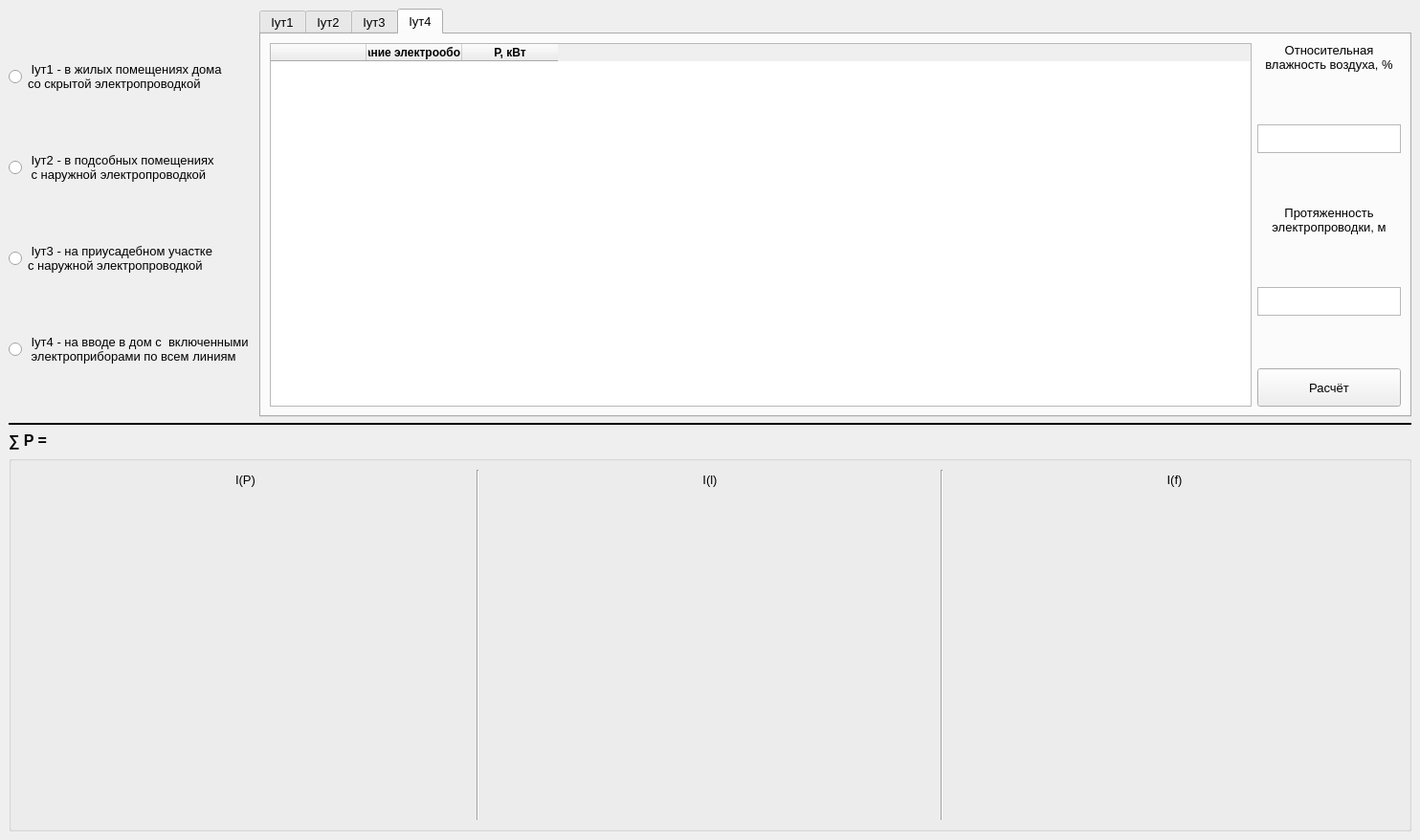
<?xml version="1.0" encoding="UTF-8"?>
<ui version="4.0">
 <class>MainWindow</class>
 <widget class="QMainWindow" name="MainWindow">
  <property name="geometry">
   <rect>
    <x>0</x>
    <y>0</y>
    <width>1484</width>
    <height>878</height>
   </rect>
  </property>
  <property name="font">
   <font>
    <pointsize>10</pointsize>
   </font>
  </property>
  <property name="windowTitle">
   <string>Расчёт токов утечки</string>
  </property>
  <widget class="QWidget" name="centralwidget">
   <layout class="QVBoxLayout" name="verticalLayout_5">
    <item>
     <layout class="QHBoxLayout" name="horizontalLayout_3">
      <item>
       <layout class="QVBoxLayout" name="verticalLayout_2">
        <item>
         <widget class="QRadioButton" name="i1radio">
          <property name="text">
           <string> Iут1 - в жилых помещениях дома 
со скрытой электропроводкой</string>
          </property>
         </widget>
        </item>
        <item>
         <widget class="QRadioButton" name="i2radio">
          <property name="text">
           <string> Iут2 - в подсобных помещениях
 с наружной электропроводкой</string>
          </property>
         </widget>
        </item>
        <item>
         <widget class="QRadioButton" name="i3radio">
          <property name="text">
           <string> Iут3 - на приусадебном участке 
с наружной электропроводкой</string>
          </property>
         </widget>
        </item>
        <item>
         <widget class="QRadioButton" name="i4radio">
          <property name="text">
           <string> Iут4 - на вводе в дом с  включенными 
 электроприборами по всем линиям</string>
          </property>
         </widget>
        </item>
       </layout>
      </item>
      <item>
       <widget class="QTabWidget" name="tabWidget">
        <property name="currentIndex">
         <number>3</number>
        </property>
        <widget class="QWidget" name="tab1">
         <attribute name="title">
          <string>Iут1</string>
         </attribute>
         <layout class="QHBoxLayout" name="horizontalLayout_6">
          <item>
           <layout class="QVBoxLayout" name="verticalLayout">
            <item>
             <widget class="QTableWidget" name="tableWidget1">
              <property name="sizePolicy">
               <sizepolicy hsizetype="Preferred" vsizetype="MinimumExpanding">
                <horstretch>0</horstretch>
                <verstretch>0</verstretch>
               </sizepolicy>
              </property>
              <property name="minimumSize">
               <size>
                <width>0</width>
                <height>100</height>
               </size>
              </property>
              <property name="maximumSize">
               <size>
                <width>16777215</width>
                <height>16777215</height>
               </size>
              </property>
              <property name="baseSize">
               <size>
                <width>0</width>
                <height>100</height>
               </size>
              </property>
              <property name="lineWidth">
               <number>5</number>
              </property>
              <property name="midLineWidth">
               <number>1</number>
              </property>
              <property name="sizeAdjustPolicy">
               <enum>QAbstractScrollArea::AdjustToContentsOnFirstShow</enum>
              </property>
              <property name="rowCount">
               <number>0</number>
              </property>
              <property name="columnCount">
               <number>3</number>
              </property>
              <attribute name="horizontalHeaderStretchLastSection">
               <bool>false</bool>
              </attribute>
              <attribute name="verticalHeaderStretchLastSection">
               <bool>false</bool>
              </attribute>
              <column>
               <property name="text">
                <string/>
               </property>
              </column>
              <column>
               <property name="text">
                <string>Наименование электрооборудования</string>
               </property>
               <property name="font">
                <font>
                 <weight>75</weight>
                 <bold>true</bold>
                </font>
               </property>
              </column>
              <column>
               <property name="text">
                <string>P, кВт</string>
               </property>
               <property name="font">
                <font>
                 <weight>75</weight>
                 <bold>true</bold>
                </font>
               </property>
              </column>
             </widget>
            </item>
           </layout>
          </item>
          <item>
           <layout class="QVBoxLayout" name="verticalLayout_3">
            <item>
             <widget class="QLabel" name="label_4">
              <property name="maximumSize">
               <size>
                <width>150</width>
                <height>16777215</height>
               </size>
              </property>
              <property name="text">
               <string>Относительная влажность воздуха, %</string>
              </property>
              <property name="textFormat">
               <enum>Qt::AutoText</enum>
              </property>
              <property name="scaledContents">
               <bool>false</bool>
              </property>
              <property name="alignment">
               <set>Qt::AlignCenter</set>
              </property>
              <property name="wordWrap">
               <bool>true</bool>
              </property>
              <property name="margin">
               <number>1</number>
              </property>
             </widget>
            </item>
            <item>
             <spacer name="verticalSpacer_2">
              <property name="orientation">
               <enum>Qt::Vertical</enum>
              </property>
              <property name="sizeHint" stdset="0">
               <size>
                <width>20</width>
                <height>13</height>
               </size>
              </property>
             </spacer>
            </item>
            <item>
             <widget class="QTextEdit" name="relHumidity1">
              <property name="sizePolicy">
               <sizepolicy hsizetype="Fixed" vsizetype="Expanding">
                <horstretch>0</horstretch>
                <verstretch>0</verstretch>
               </sizepolicy>
              </property>
              <property name="maximumSize">
               <size>
                <width>150</width>
                <height>30</height>
               </size>
              </property>
             </widget>
            </item>
            <item>
             <spacer name="verticalSpacer">
              <property name="orientation">
               <enum>Qt::Vertical</enum>
              </property>
              <property name="sizeHint" stdset="0">
               <size>
                <width>20</width>
                <height>13</height>
               </size>
              </property>
             </spacer>
            </item>
            <item>
             <widget class="QLabel" name="label_8">
              <property name="maximumSize">
               <size>
                <width>150</width>
                <height>16777215</height>
               </size>
              </property>
              <property name="text">
               <string>Протяженность электропроводки, м</string>
              </property>
              <property name="textFormat">
               <enum>Qt::AutoText</enum>
              </property>
              <property name="scaledContents">
               <bool>false</bool>
              </property>
              <property name="alignment">
               <set>Qt::AlignCenter</set>
              </property>
              <property name="wordWrap">
               <bool>true</bool>
              </property>
              <property name="margin">
               <number>1</number>
              </property>
             </widget>
            </item>
            <item>
             <spacer name="verticalSpacer_3">
              <property name="orientation">
               <enum>Qt::Vertical</enum>
              </property>
              <property name="sizeHint" stdset="0">
               <size>
                <width>20</width>
                <height>13</height>
               </size>
              </property>
             </spacer>
            </item>
            <item>
             <widget class="QTextEdit" name="length">
              <property name="sizePolicy">
               <sizepolicy hsizetype="Fixed" vsizetype="Expanding">
                <horstretch>0</horstretch>
                <verstretch>0</verstretch>
               </sizepolicy>
              </property>
              <property name="maximumSize">
               <size>
                <width>150</width>
                <height>30</height>
               </size>
              </property>
             </widget>
            </item>
            <item>
             <spacer name="verticalSpacer_4">
              <property name="orientation">
               <enum>Qt::Vertical</enum>
              </property>
              <property name="sizeHint" stdset="0">
               <size>
                <width>20</width>
                <height>13</height>
               </size>
              </property>
             </spacer>
            </item>
            <item>
             <widget class="QPushButton" name="pushButton1">
              <property name="minimumSize">
               <size>
                <width>0</width>
                <height>40</height>
               </size>
              </property>
              <property name="maximumSize">
               <size>
                <width>150</width>
                <height>16777215</height>
               </size>
              </property>
              <property name="text">
               <string>Расчёт</string>
              </property>
             </widget>
            </item>
           </layout>
          </item>
         </layout>
        </widget>
        <widget class="QWidget" name="tab2">
         <attribute name="title">
          <string>Iут2</string>
         </attribute>
         <layout class="QHBoxLayout" name="horizontalLayout_5">
          <item>
           <layout class="QVBoxLayout" name="verticalLayout_11">
            <item>
             <widget class="QTableWidget" name="tableWidget2">
              <property name="sizePolicy">
               <sizepolicy hsizetype="Preferred" vsizetype="MinimumExpanding">
                <horstretch>0</horstretch>
                <verstretch>0</verstretch>
               </sizepolicy>
              </property>
              <property name="minimumSize">
               <size>
                <width>0</width>
                <height>100</height>
               </size>
              </property>
              <property name="maximumSize">
               <size>
                <width>16777215</width>
                <height>16777215</height>
               </size>
              </property>
              <property name="baseSize">
               <size>
                <width>0</width>
                <height>100</height>
               </size>
              </property>
              <property name="lineWidth">
               <number>5</number>
              </property>
              <property name="midLineWidth">
               <number>1</number>
              </property>
              <property name="sizeAdjustPolicy">
               <enum>QAbstractScrollArea::AdjustToContentsOnFirstShow</enum>
              </property>
              <property name="rowCount">
               <number>0</number>
              </property>
              <property name="columnCount">
               <number>3</number>
              </property>
              <attribute name="horizontalHeaderStretchLastSection">
               <bool>false</bool>
              </attribute>
              <attribute name="verticalHeaderStretchLastSection">
               <bool>false</bool>
              </attribute>
              <column>
               <property name="text">
                <string/>
               </property>
              </column>
              <column>
               <property name="text">
                <string>Наименование электрооборудования</string>
               </property>
               <property name="font">
                <font>
                 <weight>75</weight>
                 <bold>true</bold>
                </font>
               </property>
              </column>
              <column>
               <property name="text">
                <string>P, кВт</string>
               </property>
               <property name="font">
                <font>
                 <weight>75</weight>
                 <bold>true</bold>
                </font>
               </property>
              </column>
             </widget>
            </item>
           </layout>
          </item>
          <item>
           <layout class="QVBoxLayout" name="verticalLayout_12">
            <item>
             <widget class="QLabel" name="label_11">
              <property name="maximumSize">
               <size>
                <width>150</width>
                <height>16777215</height>
               </size>
              </property>
              <property name="text">
               <string>Относительная влажность воздуха, %</string>
              </property>
              <property name="textFormat">
               <enum>Qt::AutoText</enum>
              </property>
              <property name="scaledContents">
               <bool>false</bool>
              </property>
              <property name="alignment">
               <set>Qt::AlignCenter</set>
              </property>
              <property name="wordWrap">
               <bool>true</bool>
              </property>
              <property name="margin">
               <number>1</number>
              </property>
             </widget>
            </item>
            <item>
             <spacer name="verticalSpacer_9">
              <property name="orientation">
               <enum>Qt::Vertical</enum>
              </property>
              <property name="sizeHint" stdset="0">
               <size>
                <width>20</width>
                <height>13</height>
               </size>
              </property>
             </spacer>
            </item>
            <item>
             <widget class="QTextEdit" name="relHumidity2">
              <property name="sizePolicy">
               <sizepolicy hsizetype="Fixed" vsizetype="Expanding">
                <horstretch>0</horstretch>
                <verstretch>0</verstretch>
               </sizepolicy>
              </property>
              <property name="maximumSize">
               <size>
                <width>150</width>
                <height>30</height>
               </size>
              </property>
             </widget>
            </item>
            <item>
             <spacer name="verticalSpacer_10">
              <property name="orientation">
               <enum>Qt::Vertical</enum>
              </property>
              <property name="sizeHint" stdset="0">
               <size>
                <width>20</width>
                <height>13</height>
               </size>
              </property>
             </spacer>
            </item>
            <item>
             <widget class="QLabel" name="label_12">
              <property name="maximumSize">
               <size>
                <width>150</width>
                <height>16777215</height>
               </size>
              </property>
              <property name="text">
               <string>Протяженность электропроводки, м</string>
              </property>
              <property name="textFormat">
               <enum>Qt::AutoText</enum>
              </property>
              <property name="scaledContents">
               <bool>false</bool>
              </property>
              <property name="alignment">
               <set>Qt::AlignCenter</set>
              </property>
              <property name="wordWrap">
               <bool>true</bool>
              </property>
              <property name="margin">
               <number>1</number>
              </property>
             </widget>
            </item>
            <item>
             <spacer name="verticalSpacer_11">
              <property name="orientation">
               <enum>Qt::Vertical</enum>
              </property>
              <property name="sizeHint" stdset="0">
               <size>
                <width>20</width>
                <height>13</height>
               </size>
              </property>
             </spacer>
            </item>
            <item>
             <widget class="QTextEdit" name="length2">
              <property name="sizePolicy">
               <sizepolicy hsizetype="Fixed" vsizetype="Expanding">
                <horstretch>0</horstretch>
                <verstretch>0</verstretch>
               </sizepolicy>
              </property>
              <property name="maximumSize">
               <size>
                <width>150</width>
                <height>30</height>
               </size>
              </property>
             </widget>
            </item>
            <item>
             <spacer name="verticalSpacer_12">
              <property name="orientation">
               <enum>Qt::Vertical</enum>
              </property>
              <property name="sizeHint" stdset="0">
               <size>
                <width>20</width>
                <height>13</height>
               </size>
              </property>
             </spacer>
            </item>
            <item>
             <widget class="QPushButton" name="pushButton2">
              <property name="minimumSize">
               <size>
                <width>0</width>
                <height>40</height>
               </size>
              </property>
              <property name="maximumSize">
               <size>
                <width>150</width>
                <height>16777215</height>
               </size>
              </property>
              <property name="text">
               <string>Расчёт</string>
              </property>
             </widget>
            </item>
           </layout>
          </item>
         </layout>
        </widget>
        <widget class="QWidget" name="tab3">
         <attribute name="title">
          <string>Iут3</string>
         </attribute>
         <layout class="QHBoxLayout" name="horizontalLayout_4">
          <item>
           <layout class="QVBoxLayout" name="verticalLayout_14">
            <item>
             <widget class="QTableWidget" name="tableWidget3">
              <property name="sizePolicy">
               <sizepolicy hsizetype="Preferred" vsizetype="MinimumExpanding">
                <horstretch>0</horstretch>
                <verstretch>0</verstretch>
               </sizepolicy>
              </property>
              <property name="minimumSize">
               <size>
                <width>0</width>
                <height>100</height>
               </size>
              </property>
              <property name="maximumSize">
               <size>
                <width>16777215</width>
                <height>16777215</height>
               </size>
              </property>
              <property name="baseSize">
               <size>
                <width>0</width>
                <height>100</height>
               </size>
              </property>
              <property name="lineWidth">
               <number>5</number>
              </property>
              <property name="midLineWidth">
               <number>1</number>
              </property>
              <property name="sizeAdjustPolicy">
               <enum>QAbstractScrollArea::AdjustToContentsOnFirstShow</enum>
              </property>
              <property name="rowCount">
               <number>0</number>
              </property>
              <property name="columnCount">
               <number>3</number>
              </property>
              <attribute name="horizontalHeaderStretchLastSection">
               <bool>false</bool>
              </attribute>
              <attribute name="verticalHeaderStretchLastSection">
               <bool>false</bool>
              </attribute>
              <column>
               <property name="text">
                <string/>
               </property>
              </column>
              <column>
               <property name="text">
                <string>Наименование электрооборудования</string>
               </property>
               <property name="font">
                <font>
                 <weight>75</weight>
                 <bold>true</bold>
                </font>
               </property>
              </column>
              <column>
               <property name="text">
                <string>P, кВт</string>
               </property>
               <property name="font">
                <font>
                 <weight>75</weight>
                 <bold>true</bold>
                </font>
               </property>
              </column>
             </widget>
            </item>
           </layout>
          </item>
          <item>
           <layout class="QVBoxLayout" name="verticalLayout_13">
            <item>
             <widget class="QLabel" name="label_13">
              <property name="maximumSize">
               <size>
                <width>150</width>
                <height>16777215</height>
               </size>
              </property>
              <property name="text">
               <string>Относительная влажность воздуха, %</string>
              </property>
              <property name="textFormat">
               <enum>Qt::AutoText</enum>
              </property>
              <property name="scaledContents">
               <bool>false</bool>
              </property>
              <property name="alignment">
               <set>Qt::AlignCenter</set>
              </property>
              <property name="wordWrap">
               <bool>true</bool>
              </property>
              <property name="margin">
               <number>1</number>
              </property>
             </widget>
            </item>
            <item>
             <spacer name="verticalSpacer_13">
              <property name="orientation">
               <enum>Qt::Vertical</enum>
              </property>
              <property name="sizeHint" stdset="0">
               <size>
                <width>20</width>
                <height>13</height>
               </size>
              </property>
             </spacer>
            </item>
            <item>
             <widget class="QTextEdit" name="relHumidity3">
              <property name="sizePolicy">
               <sizepolicy hsizetype="Fixed" vsizetype="Expanding">
                <horstretch>0</horstretch>
                <verstretch>0</verstretch>
               </sizepolicy>
              </property>
              <property name="maximumSize">
               <size>
                <width>150</width>
                <height>30</height>
               </size>
              </property>
             </widget>
            </item>
            <item>
             <spacer name="verticalSpacer_14">
              <property name="orientation">
               <enum>Qt::Vertical</enum>
              </property>
              <property name="sizeHint" stdset="0">
               <size>
                <width>20</width>
                <height>13</height>
               </size>
              </property>
             </spacer>
            </item>
            <item>
             <widget class="QLabel" name="label_14">
              <property name="maximumSize">
               <size>
                <width>150</width>
                <height>16777215</height>
               </size>
              </property>
              <property name="text">
               <string>Протяженность электропроводки, м</string>
              </property>
              <property name="textFormat">
               <enum>Qt::AutoText</enum>
              </property>
              <property name="scaledContents">
               <bool>false</bool>
              </property>
              <property name="alignment">
               <set>Qt::AlignCenter</set>
              </property>
              <property name="wordWrap">
               <bool>true</bool>
              </property>
              <property name="margin">
               <number>1</number>
              </property>
             </widget>
            </item>
            <item>
             <spacer name="verticalSpacer_15">
              <property name="orientation">
               <enum>Qt::Vertical</enum>
              </property>
              <property name="sizeHint" stdset="0">
               <size>
                <width>20</width>
                <height>13</height>
               </size>
              </property>
             </spacer>
            </item>
            <item>
             <widget class="QTextEdit" name="length3">
              <property name="sizePolicy">
               <sizepolicy hsizetype="Fixed" vsizetype="Expanding">
                <horstretch>0</horstretch>
                <verstretch>0</verstretch>
               </sizepolicy>
              </property>
              <property name="maximumSize">
               <size>
                <width>150</width>
                <height>30</height>
               </size>
              </property>
             </widget>
            </item>
            <item>
             <spacer name="verticalSpacer_16">
              <property name="orientation">
               <enum>Qt::Vertical</enum>
              </property>
              <property name="sizeHint" stdset="0">
               <size>
                <width>20</width>
                <height>13</height>
               </size>
              </property>
             </spacer>
            </item>
            <item>
             <widget class="QPushButton" name="pushButton3">
              <property name="minimumSize">
               <size>
                <width>0</width>
                <height>40</height>
               </size>
              </property>
              <property name="maximumSize">
               <size>
                <width>150</width>
                <height>16777215</height>
               </size>
              </property>
              <property name="text">
               <string>Расчёт</string>
              </property>
             </widget>
            </item>
           </layout>
          </item>
         </layout>
        </widget>
        <widget class="QWidget" name="tab4">
         <attribute name="title">
          <string>Iут4</string>
         </attribute>
         <layout class="QHBoxLayout" name="horizontalLayout">
          <item>
           <layout class="QVBoxLayout" name="verticalLayout_15">
            <item>
             <widget class="QTableWidget" name="tableWidget4">
              <property name="sizePolicy">
               <sizepolicy hsizetype="Preferred" vsizetype="MinimumExpanding">
                <horstretch>0</horstretch>
                <verstretch>0</verstretch>
               </sizepolicy>
              </property>
              <property name="minimumSize">
               <size>
                <width>0</width>
                <height>100</height>
               </size>
              </property>
              <property name="maximumSize">
               <size>
                <width>16777215</width>
                <height>16777215</height>
               </size>
              </property>
              <property name="baseSize">
               <size>
                <width>0</width>
                <height>100</height>
               </size>
              </property>
              <property name="lineWidth">
               <number>5</number>
              </property>
              <property name="midLineWidth">
               <number>1</number>
              </property>
              <property name="sizeAdjustPolicy">
               <enum>QAbstractScrollArea::AdjustToContentsOnFirstShow</enum>
              </property>
              <property name="rowCount">
               <number>0</number>
              </property>
              <property name="columnCount">
               <number>3</number>
              </property>
              <attribute name="horizontalHeaderStretchLastSection">
               <bool>false</bool>
              </attribute>
              <attribute name="verticalHeaderStretchLastSection">
               <bool>false</bool>
              </attribute>
              <column>
               <property name="text">
                <string/>
               </property>
              </column>
              <column>
               <property name="text">
                <string>Наименование электрооборудования</string>
               </property>
               <property name="font">
                <font>
                 <weight>75</weight>
                 <bold>true</bold>
                </font>
               </property>
              </column>
              <column>
               <property name="text">
                <string>P, кВт</string>
               </property>
               <property name="font">
                <font>
                 <weight>75</weight>
                 <bold>true</bold>
                </font>
               </property>
              </column>
             </widget>
            </item>
           </layout>
          </item>
          <item>
           <layout class="QVBoxLayout" name="verticalLayout_16">
            <item>
             <widget class="QLabel" name="label_17">
              <property name="maximumSize">
               <size>
                <width>150</width>
                <height>16777215</height>
               </size>
              </property>
              <property name="text">
               <string>Относительная влажность воздуха, %</string>
              </property>
              <property name="textFormat">
               <enum>Qt::AutoText</enum>
              </property>
              <property name="scaledContents">
               <bool>false</bool>
              </property>
              <property name="alignment">
               <set>Qt::AlignCenter</set>
              </property>
              <property name="wordWrap">
               <bool>true</bool>
              </property>
              <property name="margin">
               <number>1</number>
              </property>
             </widget>
            </item>
            <item>
             <spacer name="verticalSpacer_17">
              <property name="orientation">
               <enum>Qt::Vertical</enum>
              </property>
              <property name="sizeHint" stdset="0">
               <size>
                <width>20</width>
                <height>13</height>
               </size>
              </property>
             </spacer>
            </item>
            <item>
             <widget class="QTextEdit" name="relHumidity4">
              <property name="sizePolicy">
               <sizepolicy hsizetype="Fixed" vsizetype="Expanding">
                <horstretch>0</horstretch>
                <verstretch>0</verstretch>
               </sizepolicy>
              </property>
              <property name="maximumSize">
               <size>
                <width>150</width>
                <height>30</height>
               </size>
              </property>
             </widget>
            </item>
            <item>
             <spacer name="verticalSpacer_18">
              <property name="orientation">
               <enum>Qt::Vertical</enum>
              </property>
              <property name="sizeHint" stdset="0">
               <size>
                <width>20</width>
                <height>13</height>
               </size>
              </property>
             </spacer>
            </item>
            <item>
             <widget class="QLabel" name="label_18">
              <property name="maximumSize">
               <size>
                <width>150</width>
                <height>16777215</height>
               </size>
              </property>
              <property name="text">
               <string>Протяженность электропроводки, м</string>
              </property>
              <property name="textFormat">
               <enum>Qt::AutoText</enum>
              </property>
              <property name="scaledContents">
               <bool>false</bool>
              </property>
              <property name="alignment">
               <set>Qt::AlignCenter</set>
              </property>
              <property name="wordWrap">
               <bool>true</bool>
              </property>
              <property name="margin">
               <number>1</number>
              </property>
             </widget>
            </item>
            <item>
             <spacer name="verticalSpacer_19">
              <property name="orientation">
               <enum>Qt::Vertical</enum>
              </property>
              <property name="sizeHint" stdset="0">
               <size>
                <width>20</width>
                <height>13</height>
               </size>
              </property>
             </spacer>
            </item>
            <item>
             <widget class="QTextEdit" name="length4">
              <property name="sizePolicy">
               <sizepolicy hsizetype="Fixed" vsizetype="Expanding">
                <horstretch>0</horstretch>
                <verstretch>0</verstretch>
               </sizepolicy>
              </property>
              <property name="maximumSize">
               <size>
                <width>150</width>
                <height>30</height>
               </size>
              </property>
             </widget>
            </item>
            <item>
             <spacer name="verticalSpacer_20">
              <property name="orientation">
               <enum>Qt::Vertical</enum>
              </property>
              <property name="sizeHint" stdset="0">
               <size>
                <width>20</width>
                <height>13</height>
               </size>
              </property>
             </spacer>
            </item>
            <item>
             <widget class="QPushButton" name="pushButton4">
              <property name="minimumSize">
               <size>
                <width>0</width>
                <height>40</height>
               </size>
              </property>
              <property name="maximumSize">
               <size>
                <width>150</width>
                <height>16777215</height>
               </size>
              </property>
              <property name="text">
               <string>Расчёт</string>
              </property>
             </widget>
            </item>
           </layout>
          </item>
         </layout>
        </widget>
       </widget>
      </item>
     </layout>
    </item>
    <item>
     <layout class="QVBoxLayout" name="verticalLayout_4">
      <item>
       <widget class="Line" name="line_2">
        <property name="frameShadow">
         <enum>QFrame::Plain</enum>
        </property>
        <property name="lineWidth">
         <number>2</number>
        </property>
        <property name="midLineWidth">
         <number>0</number>
        </property>
        <property name="orientation">
         <enum>Qt::Horizontal</enum>
        </property>
       </widget>
      </item>
      <item>
       <layout class="QGridLayout" name="gridLayout">
        <item row="0" column="1">
         <widget class="QLabel" name="sumPlabel">
          <property name="text">
           <string/>
          </property>
         </widget>
        </item>
        <item row="0" column="0">
         <widget class="QLabel" name="sumP">
          <property name="sizePolicy">
           <sizepolicy hsizetype="Fixed" vsizetype="Preferred">
            <horstretch>0</horstretch>
            <verstretch>0</verstretch>
           </sizepolicy>
          </property>
          <property name="maximumSize">
           <size>
            <width>16777215</width>
            <height>50</height>
           </size>
          </property>
          <property name="font">
           <font>
            <pointsize>12</pointsize>
            <weight>75</weight>
            <bold>true</bold>
           </font>
          </property>
          <property name="text">
           <string>∑ P = </string>
          </property>
         </widget>
        </item>
       </layout>
      </item>
      <item>
       <widget class="QGroupBox" name="groupBox">
        <property name="sizePolicy">
         <sizepolicy hsizetype="MinimumExpanding" vsizetype="Expanding">
          <horstretch>0</horstretch>
          <verstretch>0</verstretch>
         </sizepolicy>
        </property>
        <property name="title">
         <string/>
        </property>
        <layout class="QHBoxLayout" name="horizontalLayout_2">
         <item>
          <layout class="QVBoxLayout" name="verticalLayout_6">
           <item>
            <widget class="QLabel" name="label_5">
             <property name="maximumSize">
              <size>
               <width>16777215</width>
               <height>20</height>
              </size>
             </property>
             <property name="text">
              <string>I(P)</string>
             </property>
             <property name="alignment">
              <set>Qt::AlignCenter</set>
             </property>
            </widget>
           </item>
           <item>
            <widget class="PlotWidget" name="graph1" native="true">
             <property name="maximumSize">
              <size>
               <width>16777215</width>
               <height>16777215</height>
              </size>
             </property>
            </widget>
           </item>
          </layout>
         </item>
         <item>
          <widget class="Line" name="line_3">
           <property name="orientation">
            <enum>Qt::Vertical</enum>
           </property>
          </widget>
         </item>
         <item>
          <layout class="QVBoxLayout" name="verticalLayout_7">
           <item>
            <widget class="QLabel" name="label_6">
             <property name="maximumSize">
              <size>
               <width>16777215</width>
               <height>20</height>
              </size>
             </property>
             <property name="text">
              <string>I(l)</string>
             </property>
             <property name="alignment">
              <set>Qt::AlignCenter</set>
             </property>
            </widget>
           </item>
           <item>
            <widget class="PlotWidget" name="graph2" native="true"/>
           </item>
          </layout>
         </item>
         <item>
          <widget class="Line" name="line_4">
           <property name="orientation">
            <enum>Qt::Vertical</enum>
           </property>
          </widget>
         </item>
         <item>
          <layout class="QVBoxLayout" name="verticalLayout_8">
           <item>
            <widget class="QLabel" name="label_7">
             <property name="maximumSize">
              <size>
               <width>16777215</width>
               <height>20</height>
              </size>
             </property>
             <property name="text">
              <string>I(f)</string>
             </property>
             <property name="alignment">
              <set>Qt::AlignCenter</set>
             </property>
            </widget>
           </item>
           <item>
            <widget class="PlotWidget" name="graph3" native="true"/>
           </item>
          </layout>
         </item>
        </layout>
       </widget>
      </item>
     </layout>
    </item>
   </layout>
  </widget>
 </widget>
 <customwidgets>
  <customwidget>
   <class>PlotWidget</class>
   <extends>QWidget</extends>
   <header>PyQtGraph</header>
   <container>1</container>
  </customwidget>
 </customwidgets>
 <resources/>
 <connections/>
</ui>
